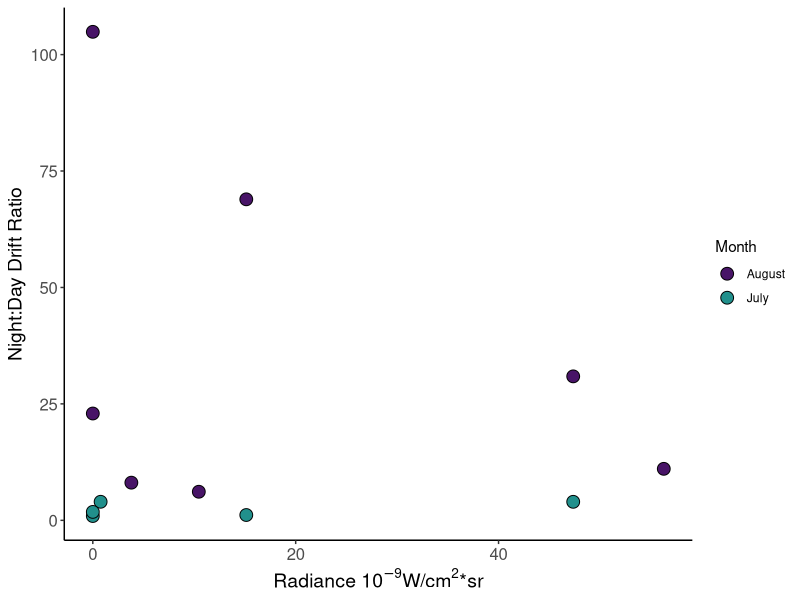
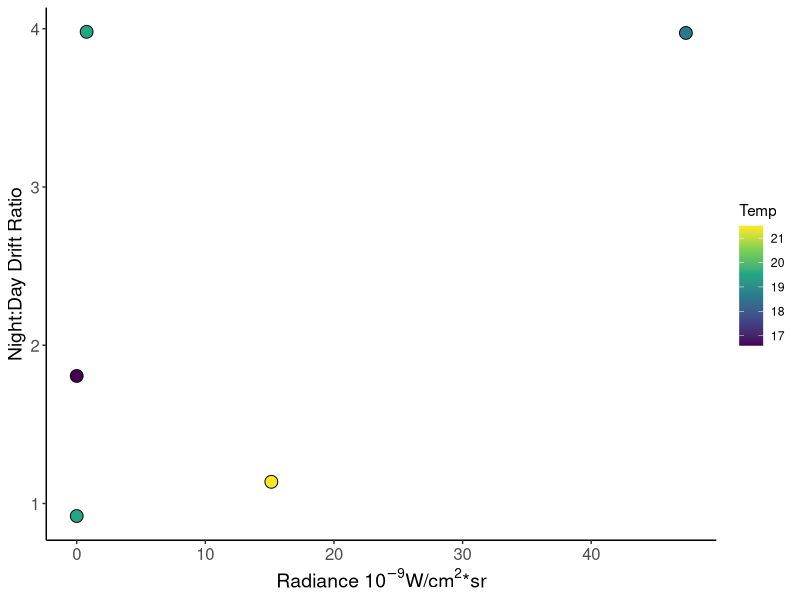
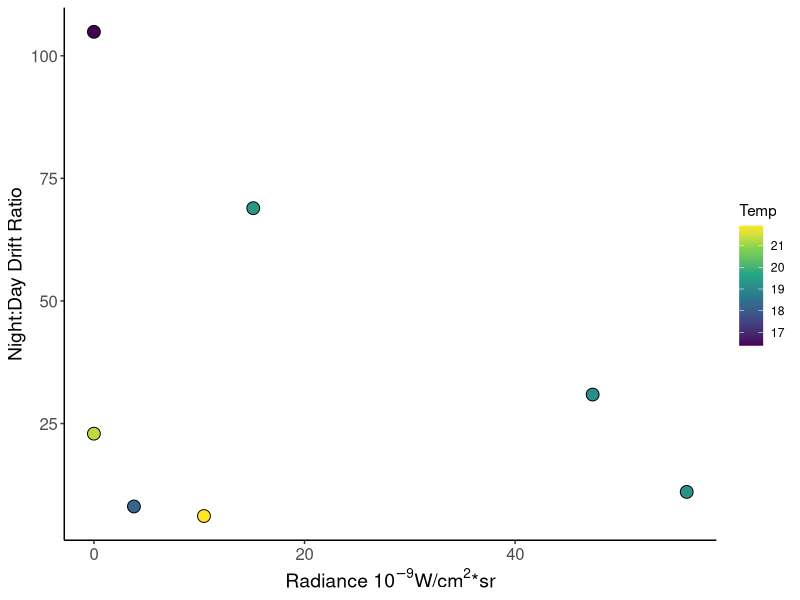
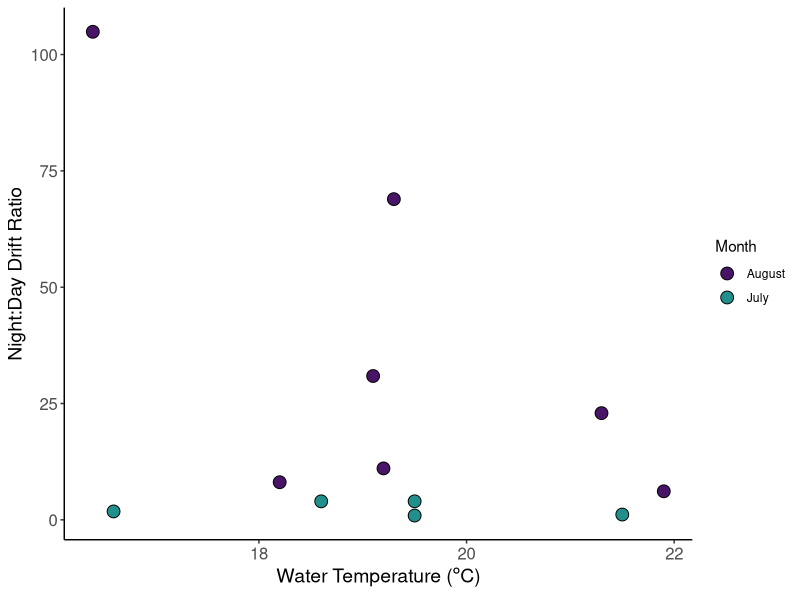
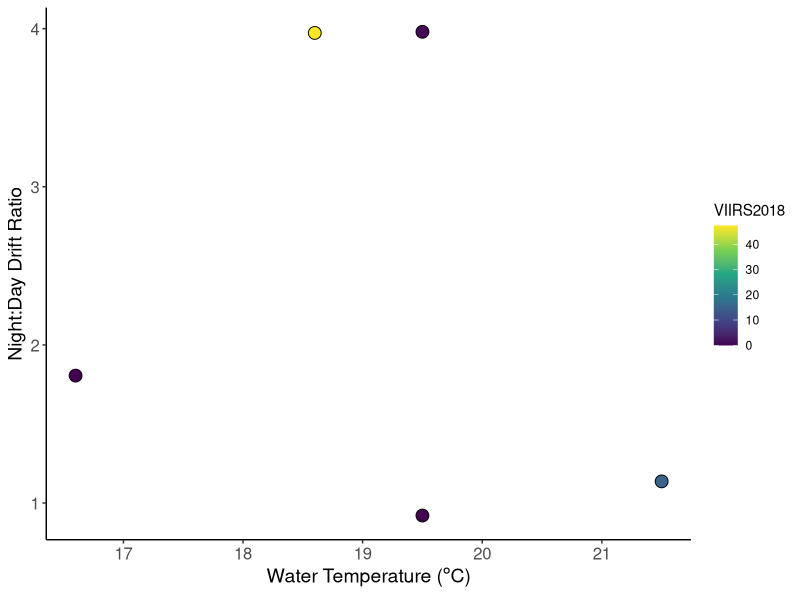
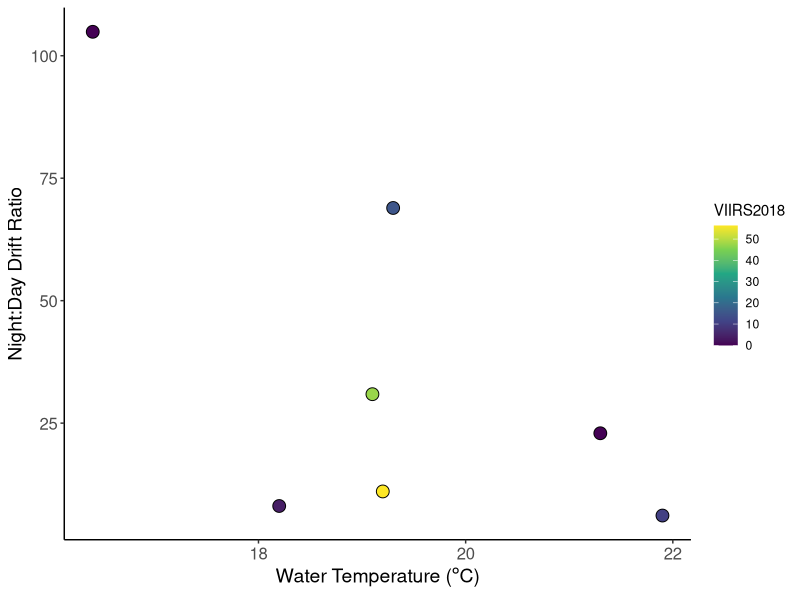
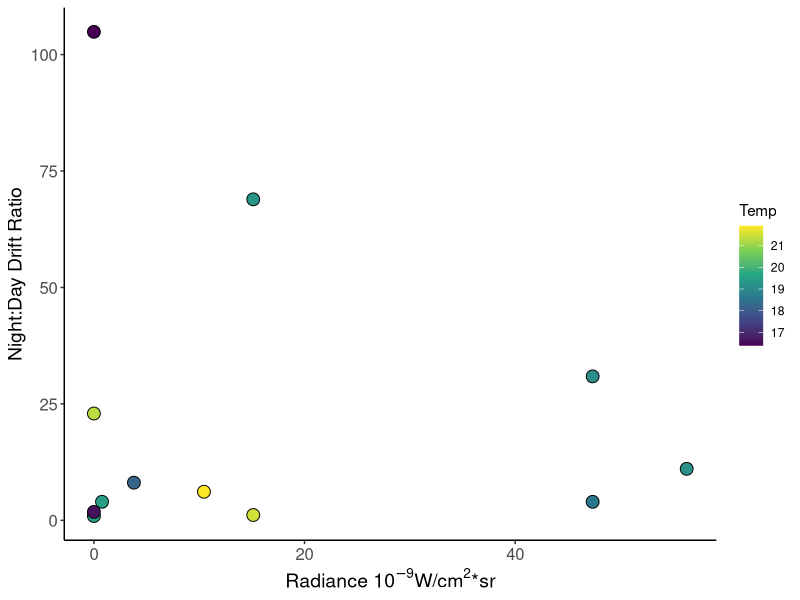
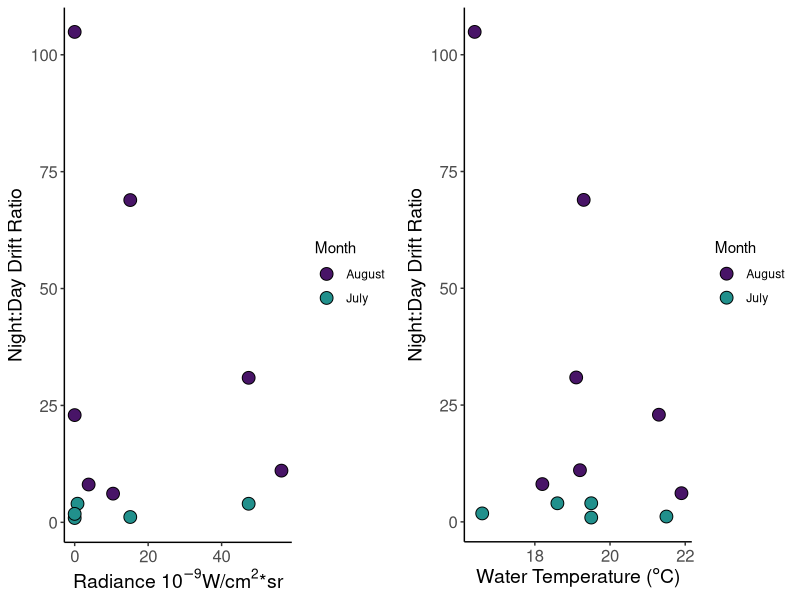

Recreate these plots in R, in order.
##Drift graphs for light gradient
#Create following figures:
#1 - Drift v. light (VIIRS 2018)
#2 - Drift v. temp

#Dependencies----
library(readxl)
library(openxlsx)
library(tidyverse)
library(plyr)
library(dplyr)
library(tidyr)
library(purrr)
library(ggplot2)
library(car)
library(ggpubr)

#load data file
drift<-read_xlsx("raw data/LightGradientDrift.xlsx",
              sheet = "NightDayRatio")

#convert date
drift$Date <- as.Date(drift$Date,"%Y-%m-%d")
drift$Month <- format(drift$Date, "%B")

#subset months
jul<-subset(drift, Month == "July")
aug<-subset(drift, Month == "August")

#Light levels----------------------------------------------------------------

rad <- ggplot(drift, 
               aes(x=VIIRS2018, y=NightDayRatio, fill=Month)) + 
  geom_point(size=4, 
             shape=21)+
             #colour=black)+
             #aes(colour = month))+
  scale_colour_viridis_d(begin=0.05,end=0.5,
    aesthetics = "fill")+
  theme(#legend.position="none", 
        axis.title.y = element_text(size=14), #face = "bold"), 
        axis.title.x = element_text(size=14), #face= "bold"), 
        axis.text=element_text(size=12),
        panel.grid.major = element_blank(),
        panel.grid.minor = element_blank(), 
        panel.background = element_blank(), 
        axis.line = element_line(colour = "black"))+
  ylab("Night:Day Drift Ratio")+
  xlab(expression(paste("Radiance 10"^{-9}, "W/cm"^{2},"*sr")))
  #geom_hline(yintercept = 0.12, linetype= "dotted")+
  #geom_text(aes(label= "CCME WQG = \n0.12 mg/L", x=3.5, y=0.12), color = "#0d0c0c", size= 2)

rad
ggsave("figures/LightDrift_19Dec20.png", width = 5.2, height = 4)

#July only
rad.j <- ggplot(jul, 
              aes(x=VIIRS2018, y=NightDayRatio, fill=Temp)) + 
  geom_point(size=4, 
             shape=21)+
  scale_colour_viridis_c(begin=0.0,end=1,
                         aesthetics = "fill")+
  theme(axis.title.y = element_text(size=14),
    axis.title.x = element_text(size=14), 
    axis.text=element_text(size=12),
    panel.grid.major = element_blank(),
    panel.grid.minor = element_blank(), 
    panel.background = element_blank(), 
    axis.line = element_line(colour = "black"))+
  ylab("Night:Day Drift Ratio")+
  xlab(expression(paste("Radiance 10"^{-9}, "W/cm"^{2},"*sr")))

rad.j
ggsave("figures/JulyLightDrift_19Dec20.png", width = 5.2, height = 4)

#August only
rad.a <- ggplot(aug, 
                aes(x=VIIRS2018, y=NightDayRatio, fill=Temp)) + 
  geom_point(size=4, 
             shape=21)+
  scale_colour_viridis_c(begin=0.0,end=1,
                         aesthetics = "fill")+
  theme(axis.title.y = element_text(size=14),
        axis.title.x = element_text(size=14), 
        axis.text=element_text(size=12),
        panel.grid.major = element_blank(),
        panel.grid.minor = element_blank(), 
        panel.background = element_blank(), 
        axis.line = element_line(colour = "black"))+
  ylab("Night:Day Drift Ratio")+
  xlab(expression(paste("Radiance 10"^{-9}, "W/cm"^{2},"*sr")))

rad.a
ggsave("figures/AugLightDrift_19Dec20.png", width = 5.2, height = 4)
#Stream temp----------------------------------------------------------------

temp <- ggplot(drift, 
              aes(x=Temp, y=NightDayRatio, fill=Month)) + 
  geom_point(size=4, 
             shape=21)+
  #colour=black)+
  #aes(colour = month))+
  scale_colour_viridis_d(begin=0.05,end=0.5,
                         aesthetics = "fill")+
  theme(#legend.position="none", 
    axis.title.y = element_text(size=14), #face = "bold"), 
    axis.title.x = element_text(size=14), #face= "bold"), 
    axis.text=element_text(size=12),
    panel.grid.major = element_blank(),
    panel.grid.minor = element_blank(), 
    panel.background = element_blank(), 
    axis.line = element_line(colour = "black"))+
  ylab("Night:Day Drift Ratio")+
  xlab(expression(paste("Water Temperature (",degree,"C)")))

temp
ggsave("figures/TempDrift_19Dec20.png", width = 5.2, height = 4)

#July only
temp.j <- ggplot(jul, 
               aes(x=Temp, y=NightDayRatio, fill=VIIRS2018)) + 
  geom_point(size=4, 
             shape=21)+
  #colour=black)+
  #aes(colour = month))+
  scale_colour_viridis_c(begin=0.0,end=1,
                         aesthetics = "fill")+
  theme(#legend.position="none", 
    axis.title.y = element_text(size=14), #face = "bold"), 
    axis.title.x = element_text(size=14), #face= "bold"), 
    axis.text=element_text(size=12),
    panel.grid.major = element_blank(),
    panel.grid.minor = element_blank(), 
    panel.background = element_blank(), 
    axis.line = element_line(colour = "black"))+
  ylab("Night:Day Drift Ratio")+
  xlab(expression(paste("Water Temperature (",degree,"C)")))

temp.j
ggsave("figures/JulTempDrift_19Dec20.png", width = 5.2, height = 4)

#August only
temp.a <- ggplot(aug, 
                 aes(x=Temp, y=NightDayRatio, fill=VIIRS2018)) + 
  geom_point(size=4, 
             shape=21)+
  #colour=black)+
  #aes(colour = month))+
  scale_colour_viridis_c(begin=0.0,end=1,
                         aesthetics = "fill")+
  theme(#legend.position="none", 
    axis.title.y = element_text(size=14), #face = "bold"), 
    axis.title.x = element_text(size=14), #face= "bold"), 
    axis.text=element_text(size=12),
    panel.grid.major = element_blank(),
    panel.grid.minor = element_blank(), 
    panel.background = element_blank(), 
    axis.line = element_line(colour = "black"))+
  ylab("Night:Day Drift Ratio")+
  xlab(expression(paste("Water Temperature (",degree,"C)")))

temp.a
ggsave("figures/AugTempDrift_19Dec20.png", width = 5.2, height = 4)

#Light & Temp-----------------------------------------------------------------
rad.t <- ggplot(drift, 
              aes(x=VIIRS2018, y=NightDayRatio, fill=Temp)) + 
  geom_point(size=4, 
             shape=21)+
  #colour=black)+
  #aes(colour = month))+
  scale_colour_viridis_c(begin=0.0,end=1,
                         aesthetics = "fill")+
  theme(#legend.position="none", 
    axis.title.y = element_text(size=14), #face = "bold"), 
    axis.title.x = element_text(size=14), #face= "bold"), 
    axis.text=element_text(size=12),
    panel.grid.major = element_blank(),
    panel.grid.minor = element_blank(), 
    panel.background = element_blank(), 
    axis.line = element_line(colour = "black"))+
  ylab("Night:Day Drift Ratio")+
  xlab(expression(paste("Radiance 10"^{-9}, "W/cm"^{2},"*sr")))

rad.t
ggsave("figures/LightTempDrift_19Dec20.png", width = 5.2, height = 4)


#Combining & saving plots--------------------------------------------------
ggarrange(rad,temp,
          ncol=2, nrow=1)
ggsave("figures/LightTempDrift.png", width = 10.5, height = 8)

#Quick & Dirty Plots----------------------------------------------------------

plot(NightDayRatio~VIIRS2018,pch=16,axes=FALSE,xlab="",ylab="",data=drift)
axis(1)
axis(2,las=1)
box(bty="l")
mtext(text="Radiance",side=1,line=2.5)#need to add units
mtext(text="Night:Day Drift Ratio",side=2,line=2.5)


plot(NightDayRatio~Temp,pch=16,axes=FALSE,xlab="",ylab="",data=drift)
axis(1)
axis(2,las=1)
box(bty="l")
mtext(text=expression(paste("Water Temperature [",degree,"C]")),side=1,line=2.5)
mtext(text="Night:Day Drift Ratio",side=2,line=2.5)
